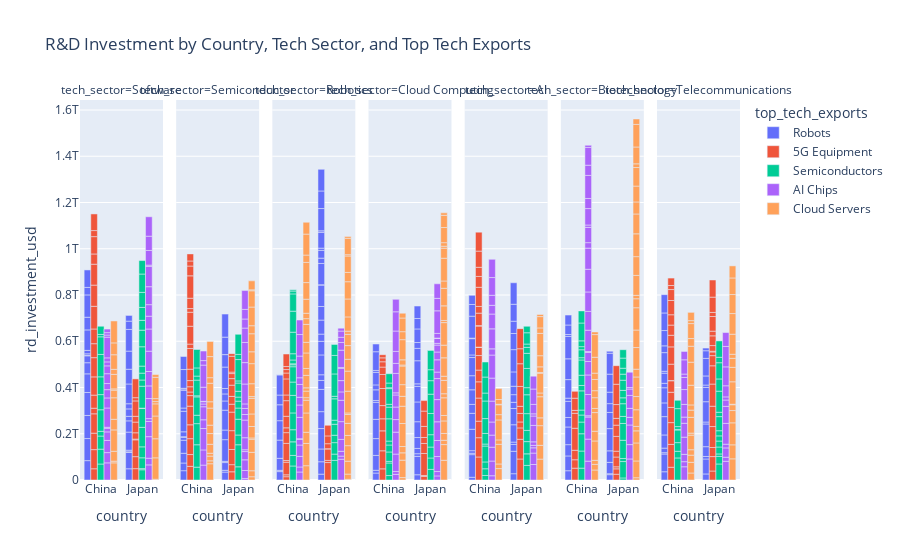

This figure's notebook cell:
### Markdown cell above
### R&D Investment by Country, Tech Sector, and Top Tech Exports

### Code cell
fig = px.bar(
    df, 
    x='country', 
    y='rd_investment_usd', 
    color='top_tech_exports', 
    facet_col='tech_sector', 
    title='R&D Investment by Country, Tech Sector, and Top Tech Exports',
    labels={'market_share':'Market Share (%)'}, 
    barmode='group',
    color_continuous_scale=px.colors.sequential.Rainbow
)

fig.show()
